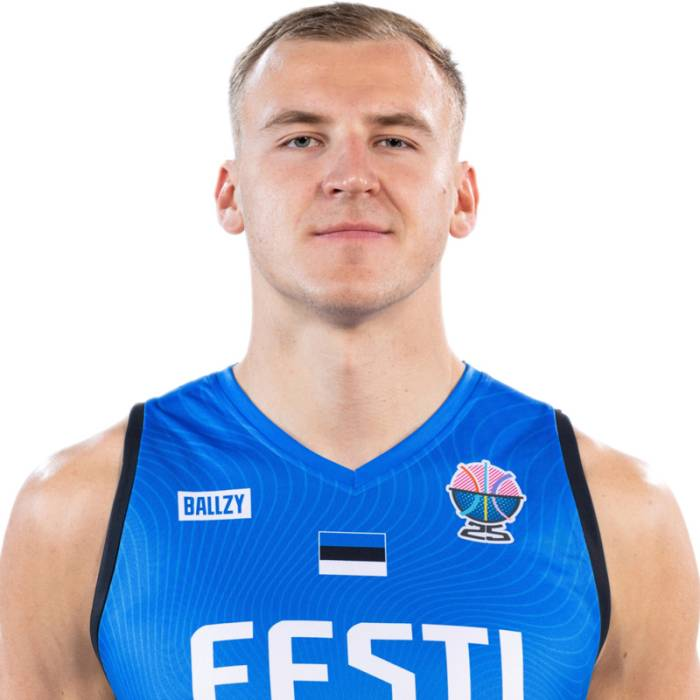
#> input picture frontend/assets-source/photos-original/players/artur-konontsuk.jpg, 700 x 700 px
$ python -i generate-og-images.py   (imports and definitions only)
#> lines starting #> are read from the running program, lines starting #| are printed output that depends on the picture; after the words box and inside, x2 and y2 are one past the last pixel; in counts of white or black regions, pixels touching at a corner belong together
#!/usr/bin/env python3
"""Genereerib mängijate jagamispildid (og:image) failist public/players/<slug>.webp.

Miks eraldi JPEG, kui fotod on juba WebP-s: Facebook ja LinkedIn ei toeta WebP-d
og:image'ina usaldusväärselt. Need kaardid on ainsad pildid saidil, mida päris
külastaja kunagi ei lae, seega nende maht ei mõjuta lehe kiirust.

Miks 1200x630: see on sotsiaalvõrkude eelistatud kuvasuhe. Ruudukujuline 600x600
foto lõigataks kaardil keskelt ribaks ja pea jääks välja.

Käivita, kui mängijate fotod muutuvad:
    python3 scripts/generate-og-images.py
"""

import pathlib
import sys

try:
    from PIL import Image, ImageDraw, ImageFilter
except ImportError:
    sys.exit("Pillow puudub. Paigalda: python3 -m pip install Pillow")

W, H = 1200, 630
BG = (6, 17, 31)        # #06111f, sama mis hero alusvärv
BLUE = (0, 114, 206)    # #0072ce
BLACK = (10, 10, 26)    # #0a0a1a
WHITE = (237, 240, 245)

PHOTO_SIZE = 420
BAR = 12                # Eesti lipu riba kõrgus

SRC = pathlib.Path("public/players")
OUT = pathlib.Path("public/og/players")


def make_card(photo_path, out_path):
#> called with out_path = 'out.png'
    card = Image.new("RGB", (W, H), BG)
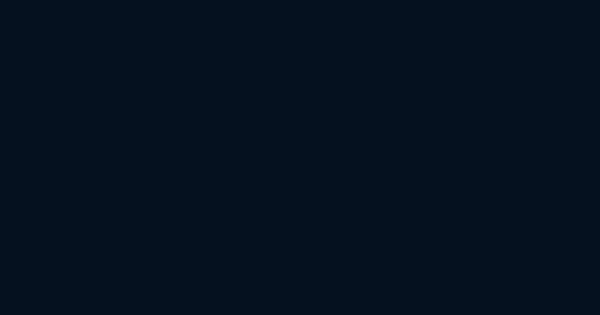
#> card: PIL image 1200x630 RGB (shown at 1/2 size); mean R, G, B 6, 17, 31

    # Sinine valgusvihk keskel, sama võte mis lehe heros
    glow = Image.new("RGB", (W, H), BG)
    ImageDraw.Draw(glow).ellipse(
        [W // 2 - 340, H // 2 - 340, W // 2 + 340, H // 2 + 340], fill=BLUE
    )
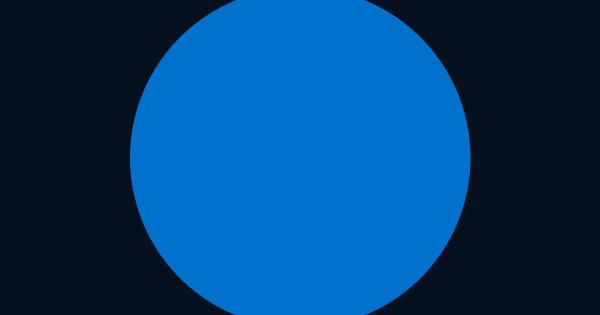
#> glow: PIL image 1200x630 RGB (shown at 1/2 size); mean R, G, B 3.2, 62.6, 113.2
    card = Image.blend(card, glow.filter(ImageFilter.GaussianBlur(120)), 0.30)
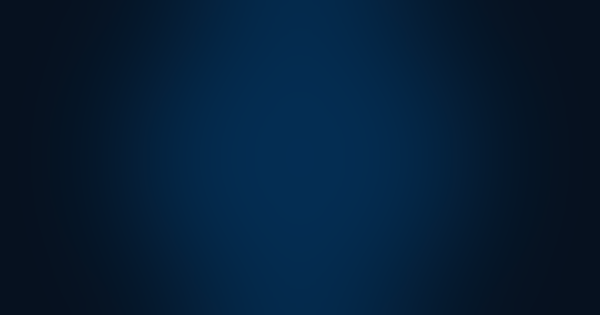
#> card: PIL image 1200x630 RGB (shown at 1/2 size); mean R, G, B 4.8, 29.7, 54.3

    # Foto ringina. Mask joonistatakse neljakordses mõõdus ja vähendatakse,
    # muidu jääb ringi serv trepitud.
    photo = Image.open(photo_path).convert("RGB").resize((PHOTO_SIZE, PHOTO_SIZE), Image.LANCZOS)
    mask = Image.new("L", (PHOTO_SIZE * 4, PHOTO_SIZE * 4), 0)
#> mask: PIL image 1680x1680 L; every value is 0
    ImageDraw.Draw(mask).ellipse([0, 0, PHOTO_SIZE * 4, PHOTO_SIZE * 4], fill=255)
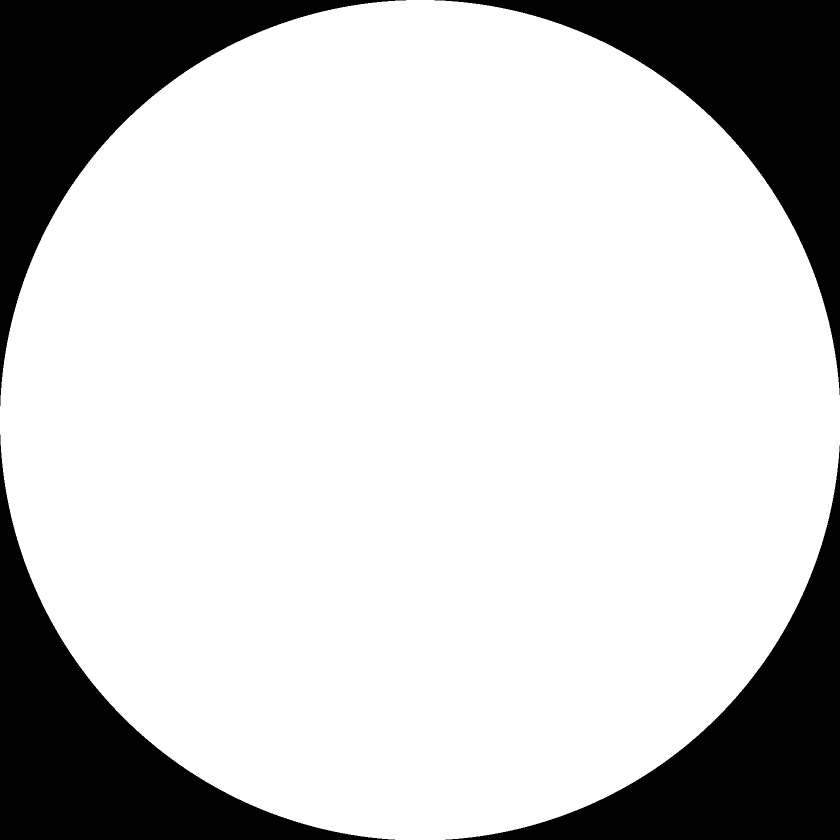
#> mask: PIL image 1680x1680 L (shown at 1/2 size); 78.6% white; 4 black regions, box (x1, y1, x2, y2) and area: (0, 0, 812, 812) 151668, (869, 0, 1680, 790) 150856, (0, 869, 790, 1680) 150856, (891, 891, 1680, 1680) 150045
    mask = mask.resize((PHOTO_SIZE, PHOTO_SIZE), Image.LANCZOS)
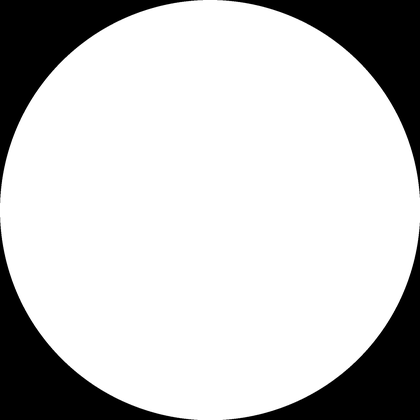
#> mask: PIL image 420x420 L; min 0, max 255, mean 200.5
    card.paste(photo, ((W - PHOTO_SIZE) // 2, (H - PHOTO_SIZE) // 2 - 16), mask)
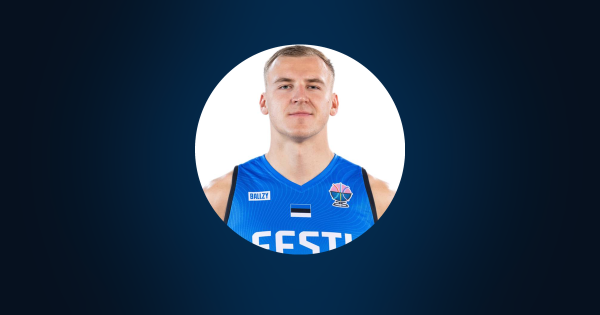
#> card: PIL image 1200x630 RGB (shown at 1/2 size); mean R, G, B 36, 56.3, 79

    # Eesti lipp allservas, sama üleminek mis lehel hero ja sisu vahel
    draw = ImageDraw.Draw(card)
    for i, colour in enumerate((BLUE, BLACK, WHITE)):
        y = H - BAR * (3 - i)
        draw.rectangle([0, y, W, y + BAR], fill=colour)

    card.save(out_path, "JPEG", quality=86, optimize=True, progressive=True)
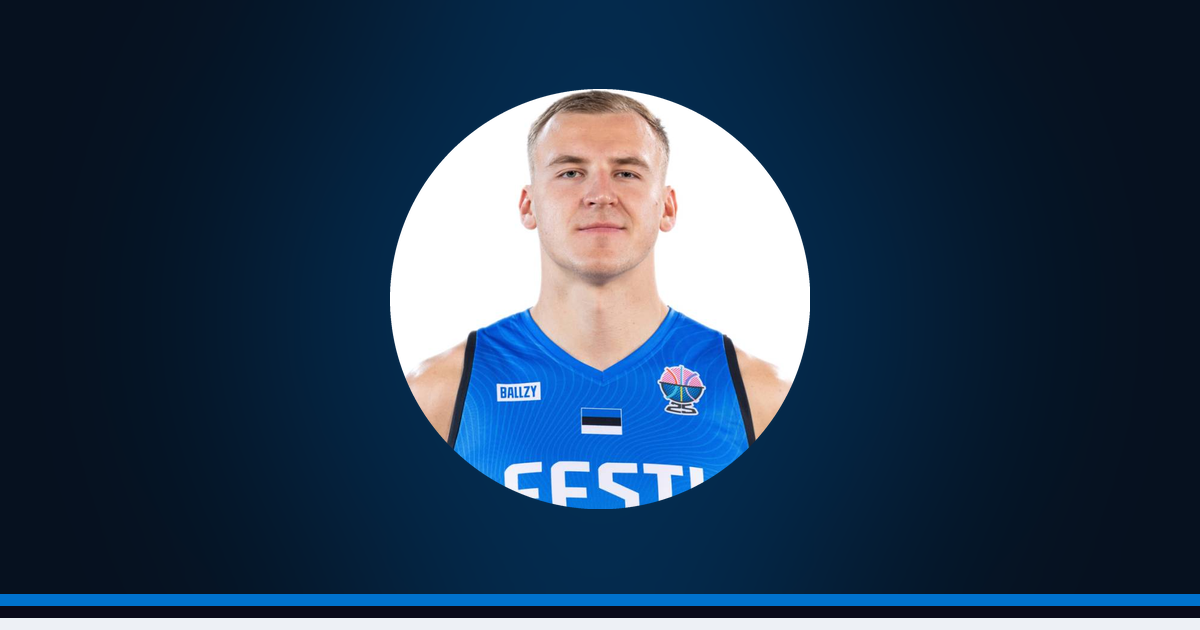
#> saved as out.png: PIL image 1200x630 RGB; mean R, G, B 40.4, 61.7, 85.3
#> (the run stopped early here; a loop or call above may not have finished)

$ run again, on frontend/assets-source/photos-original/players/hugo-toom.png
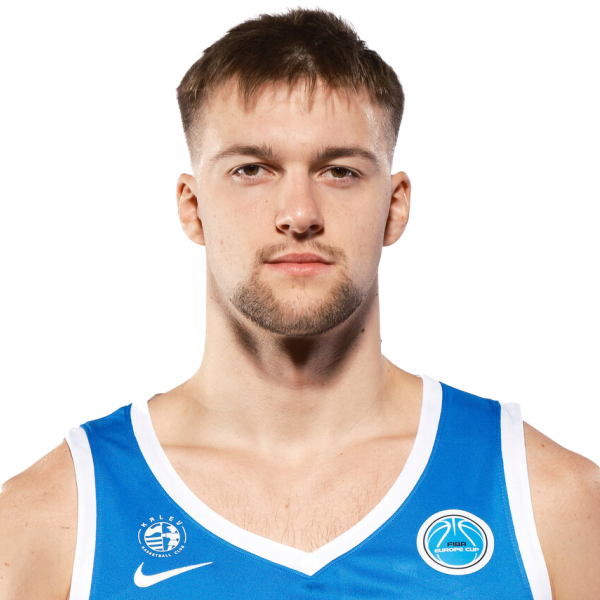
#> input picture frontend/assets-source/photos-original/players/hugo-toom.png, 600 x 600 px
#> in make_card, `card.paste(photo, ((W - PHOTO_SIZE) // 2, (H - PHOTO_SIZE) // 2 - 16),..`:
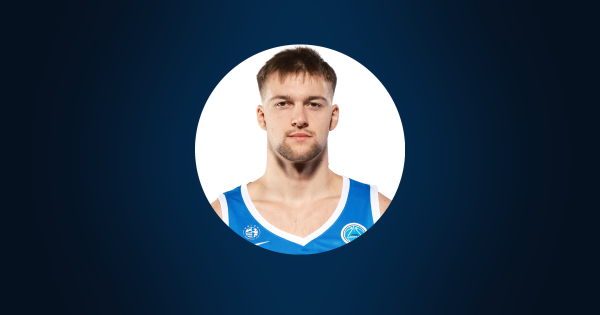
#> card: PIL image 1200x630 RGB (shown at 1/2 size); mean R, G, B 41.6, 58.8, 77
#> in make_card, `card.save(out_path, "JPEG", quality=86, optimize=True, progressive=True)`:
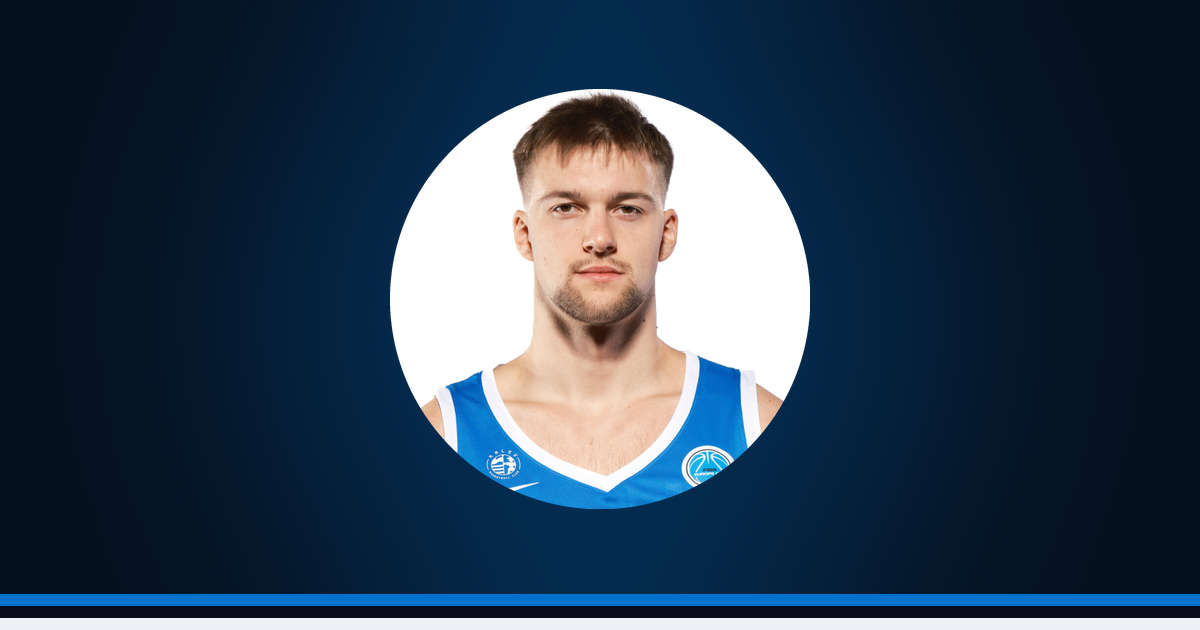
#> saved as out.png: PIL image 1200x630 RGB; mean R, G, B 46.1, 64.2, 83.2

$ run again, on frontend/assets-source/photos-original/players/janari-joesaar.png
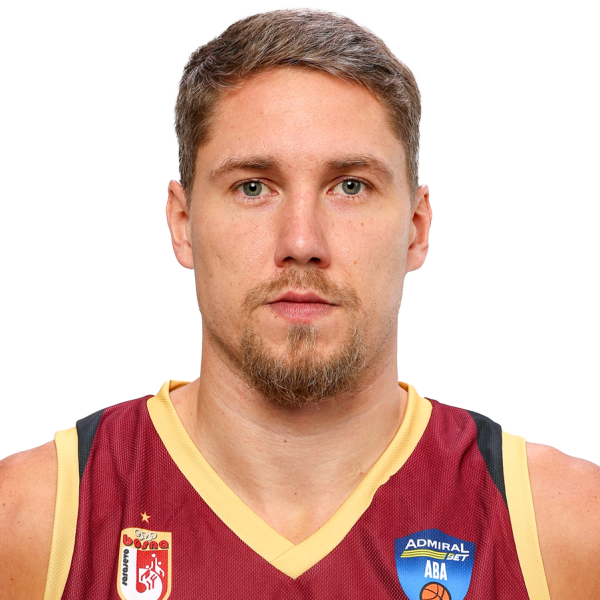
#> input picture frontend/assets-source/photos-original/players/janari-joesaar.png, 600 x 600 px
#> in make_card, `card.paste(photo, ((W - PHOTO_SIZE) // 2, (H - PHOTO_SIZE) // 2 - 16),..`:
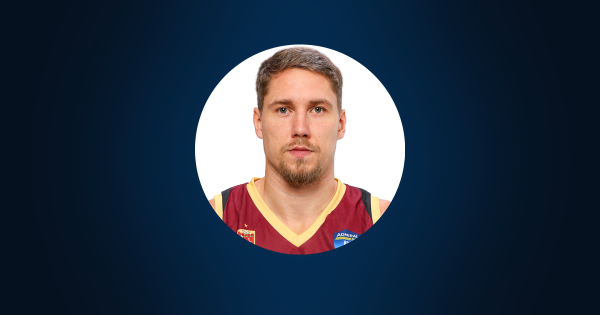
#> card: PIL image 1200x630 RGB (shown at 1/2 size); mean R, G, B 43.7, 54.5, 70.4
#> in make_card, `card.save(out_path, "JPEG", quality=86, optimize=True, progressive=True)`:
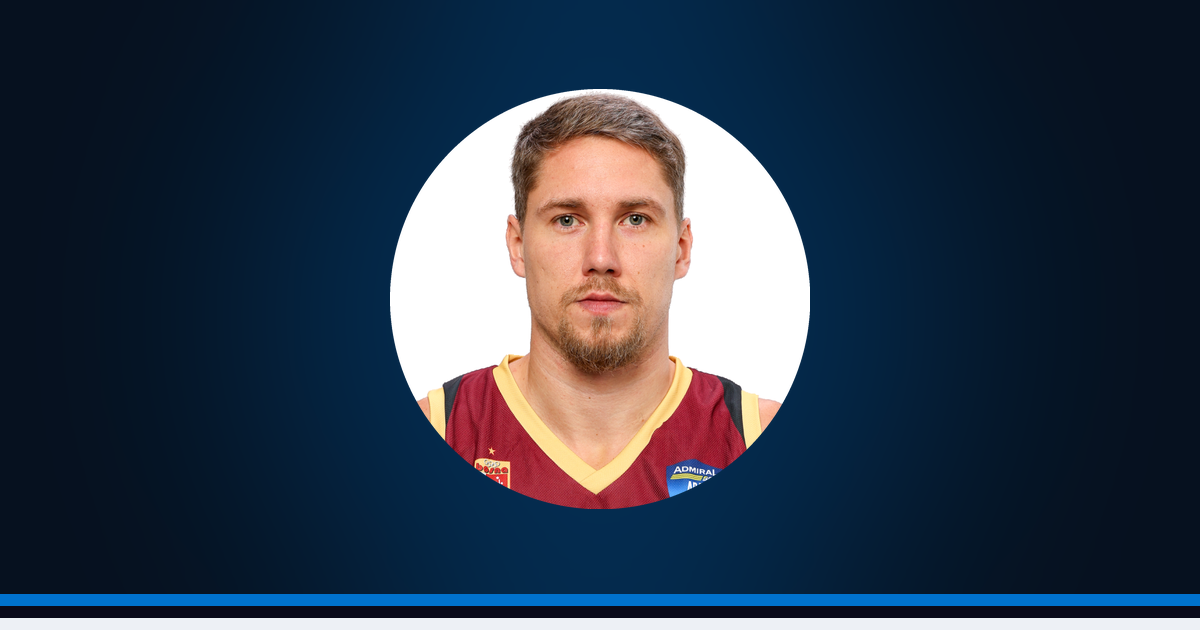
#> saved as out.png: PIL image 1200x630 RGB; mean R, G, B 48.2, 59.9, 76.7
